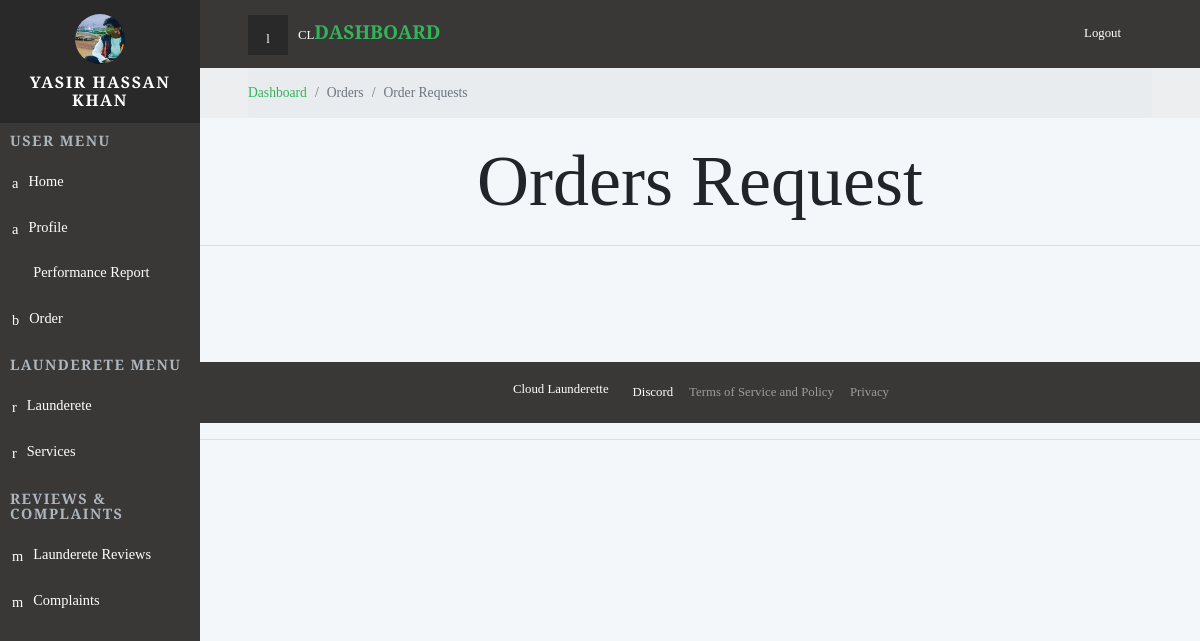
/dashboard/orders/requests/ (signed in), run on the app's committed database.
### backend/models.py (models this page shows, shortened)
class Launderer(models.Model):
    user = models.OneToOneField(User, on_delete=models.CASCADE, null=True)
    name = models.CharField(max_length=200, null=True)
    profile_pic = models.ImageField( default="default-profile.png")
    address = models.CharField(max_length=200, null=True)
    city = models.CharField(max_length=200, null=True)
    lat = models.FloatField(null=True, blank=True)
    lon = models.FloatField(null=True, blank=True)
    isBlocked = models.BooleanField(default=False)
    is_email_verified = models.BooleanField(default=False)
    date_joined =models.DateTimeField(auto_now_add=True)

### backend/decorators.py (the view)
		def wrapper_func(request, *args, **kwargs):
			group = None
			if request.user.groups.exists():
				group = request.user.groups.all()[0].name
			if group in allowed_roles:
				return view_func(request, *args, **kwargs)
			else:
				return HttpResponse('You are not authorized to view this page')

### backend/views.py (called while the page is built)
@login_required(login_url="loginPage")
@allowed_users(allowed_roles=['launderer'])
def ordersRequests(request):
    launder = request.user.launderer
    if launder.launderette_set.all().count()>0:
        tLaunderette = launder.launderette_set.all()
        orders = tLaunderette[0].order_set.all().order_by('-date_started')
        if orders.count() > 0:
            orderequests = orders.filter(status='pending')
            p  = Paginator(orderequests, 10)
            page_num = request.GET.get('page', 1)
            try:
                page = p.page(page_num)
            except EmptyPage:
                page = p.page(1)
            context = {"launderer": launder, 'orderRequests' : page}
            return render(request,"frontend/orderRequests.html",context)
    context = {"launderer": launder}
    return render(request,"frontend/orderRequests.html",context)

### frontend/templates/frontend/orderRequests.html (shortened to what this page needs)
{%  extends 'frontend/partialview/base_template.html' %}
{% load static %}
{% block content %}
    <div class="page">
      {% include 'frontend/partialview/topbar.html' %}
      <div class="breadcrumb-holder">
        <div class="container-fluid">
          <ul class="breadcrumb">
            <li class="breadcrumb-item "><a href="{% url 'dashboard' %}">Dashboard</a></li>
            <li class="breadcrumb-item active"><a >Orders</a></li>
            <li class="breadcrumb-item active">Order Requests</li>
          </ul>
        </div>
      </div>
      <h1 class="display-3 text-center m-4">Orders Request</h1>
      <hr>
      <footer class="main-footer">
        {% include 'frontend/partialview/footer_navbar.html' %}
      </footer>
    </div>
{% endblock content %}

### frontend/templates/frontend/partialview/header_navbar.html (shortened to what this page needs)
{% load static %}
    <nav class="side-navbar">
      <div class="side-navbar-wrapper">
        <div class="sidenav-header d-flex align-items-center justify-content-center">
          <div class="sidenav-header-inner text-center"><img src="{{launderer.profile_pic.url}}" alt="person" class="img-fluid rounded-circle">
            <h2 class="h5">{{launderer.name}}</h2>
          </div>
        </div>
        <div class="main-menu">
          <h5 class="sidenav-heading">User Menu</h5>
          <ul id="side-main-menu" class="side-menu list-unstyled">
            <li><a href="{% url 'dashboard' %}" > <i class="icon-form"></i>Home                             </a></li>
            <li><a href="{% url 'myAccount' %}"> <i class="icon-form"></i>Profile                             </a></li>
            <li class=""><a href="{% url 'Report' %}"> <i class="fa fa-bar-chart"></i>Performance Report                              </a></li>
            <li><a href="#exampledropdownDropdown2" aria-expanded="false" data-toggle="collapse"> <i class="icon-home"></i>Order </a>
            </li>
        </div>
        <div class="admin-menu">
          <h5 class="sidenav-heading">Launderete Menu</h5>
          <ul id="side-admin-menu" class="side-menu list-unstyled">
            <li> <a href="{% url 'launderette' %}"> <i class="icon-screen"> </i>Launderete</a></li>
            {% if totalLaunderette != 0 %}
              <li> <a href="{% url 'services' %}"> <i class="icon-screen"> </i>Services</a></li>
            {% endif %}
          </ul>
        </div>
        <div class="admin-menu">
          <h5 class="sidenav-heading">Reviews & Complaints</h5>
          <ul id="side-admin-menu" class="side-menu list-unstyled">
            {% if totalLaunderette != 0 %}
              <li> <a href="{% url 'laundaretteReviews' %}"> <i class="icon-flask"> </i>Launderete Reviews</a></li>
            {% endif %}
            <li> <a href="{% url 'complaints' %}"> <i class="icon-flask"> </i>Complaints</a></li>
          </ul>
        </div>
      </div>
    </nav>

### static/css/mystyle.css (style rules this page uses)
a { display: inline-block; text-decoration: none; color: #fff; }
body { overflow-x: hidden; }
i { display: inline-block; }
i[class*='icon-'] { -webkit-transform: translateY(4px); transform: translateY(4px); }
.page { position: absolute; top: 0; right: 0; -webkit-transition: width 0.3s linear; transition: width 0.3s linear; width: calc(100% - 200px); background-color: #F4F7FA; min-height: 100vh; padding-bottom: 50px; }
h2 { color: #555; font-weight: 400; }
.breadcrumb-holder { background: #eceeef; }
.breadcrumb-holder .breadcrumb { padding: 15px 0; font-size: 0.85em; font-weight: 300; color: #999; margin-bottom: 0; }
@media (min-width: 768px) { .container-fluid { padding: 0 3rem; } }
.side-navbar { position: fixed; top: 0; left: 0; width: 200px; height: 100%; width: 200px; text-align: left; background: #393836; color: #fff; z-index: 999; overflow-y: auto; -webkit-transition: all 0.3s; transition: all 0.3s; }
.side-navbar li { position: relative; }
.side-navbar li a { position: relative; font-size: .9rem; font-weight: 300; color: #fff; text-decoration: none; width: 100%; padding: 12px; }
.side-navbar li a[data-toggle="collapse"]::before { content: '\f104'; display: inline-block; -webkit-transform: translateY(-50%); transform: translateY(-50%); font-family: 'FontAwesome'; position: absolute; top: 50%; right: 20px; }
.side-navbar .sidenav-header { background: #292929; padding: 14px; margin-bottom: 10px; }
.side-navbar .sidenav-header img { width: 50px; height: 50px; }
.side-navbar .sidenav-header h2 { margin: 10px 0 0; text-transform: uppercase; letter-spacing: .1em; }
.side-navbar .sidenav-heading { font-weight: 700; color: #adb5bd; font-size: .9rem; text-transform: uppercase; letter-spacing: .1em; margin-left: 10px; margin-top: 10px; margin-bottom: 10px; }
.side-navbar i[class*='icon-'] { -webkit-transform: translateY(2px); transform: translateY(2px); }
.side-navbar i { font-size: inherit; margin-right: 10px; }
footer.main-footer { width: 100%; bottom: 0; margin-top: 10%; }
body { font-family: "Roboto", sans-serif; font-size: 1rem; font-weight: 400; line-height: 1.5; color: #212529; background-color: #fff; }
a { color: #33b35a; text-decoration: none; }
h1, h2, h3, h4, h5, h6, .h1, .h2, .h3, .h4, .h5, .h6 { margin-bottom: 0.5rem; font-family: inherit; font-weight: 700; line-height: 1.1; color: inherit; }
h1, .h1 { font-size: 1.5rem; }
h2, .h2 { font-size: 1.3rem; }
h5, .h5 { font-size: 1rem; }
.display-3 { font-size: 4.5rem; font-weight: 300; line-height: 1.1; }
hr { border-top: 1px solid rgba(0, 0, 0, 0.1); }

### static/css/custom.css (style rules this page uses)
body { font-family: 'Playfair Display', serif !important; }

### data on the page
Launderer: profile_pic (picture), name "YASIR HASSAN KHAN"
